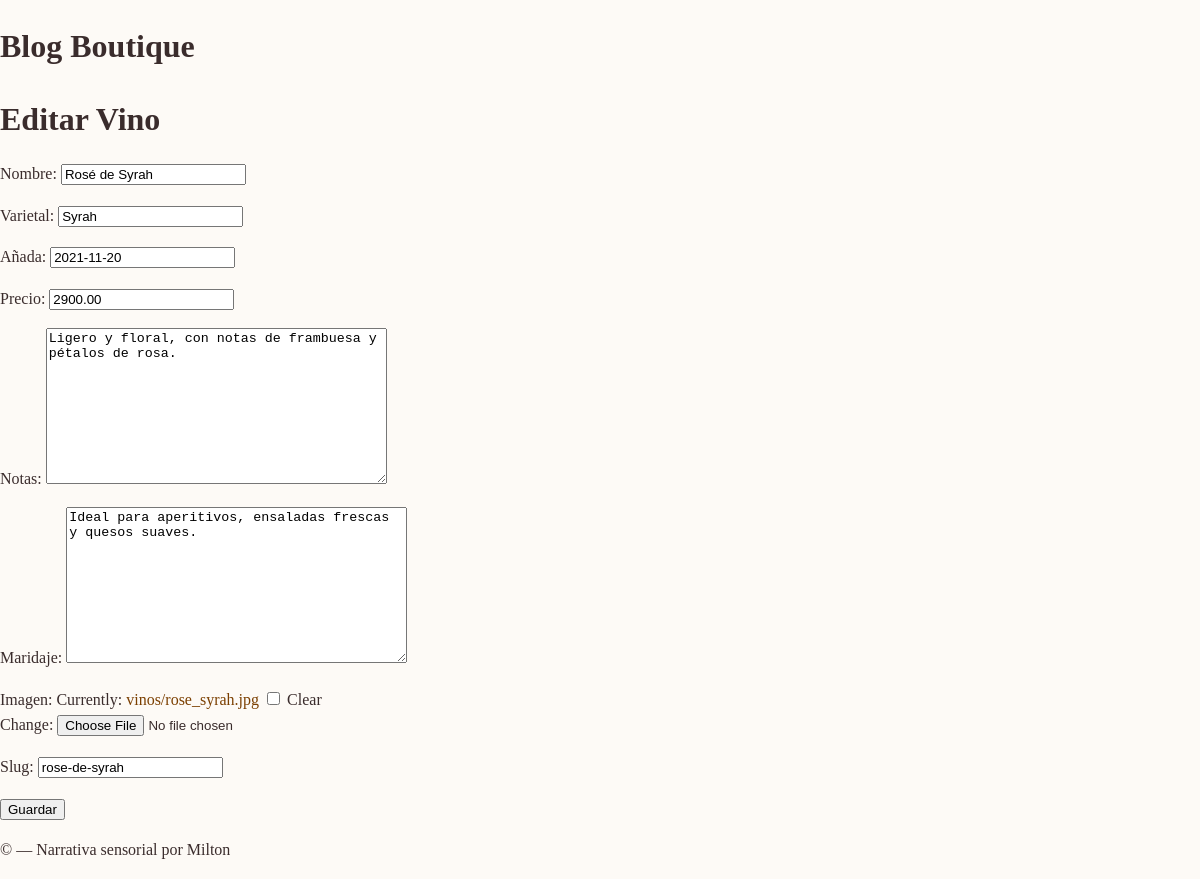
/pages/vinos/update/rose-de-syrah/ (signed in), run on the app's committed database.
### pages/models.py (models this page shows, shortened)
class Vino(models.Model):
    nombre = models.CharField(max_length=100)
    varietal = models.CharField(max_length=100)
    añada = models.DateField()
    precio = models.DecimalField(max_digits=8, decimal_places=2, default=0.00)
    notas = RichTextField()
    maridaje = models.TextField()
    imagen = models.ImageField(upload_to='vinos/', blank=True, null=True)
    slug = models.SlugField(unique=True)

### pages/views.py (the view)
# urls.py: path('vinos/update/<slug:slug>/', VinoUpdateView.as_view(), name='vino_update'),
class VinoUpdateView(LoginRequiredMixin, UpdateView):
    model = Vino
    fields = ['nombre', 'varietal', 'añada', 'precio', 'notas', 'maridaje', 'imagen', 'slug']
    template_name = 'pages/vino_form.html'
    success_url = reverse_lazy('pages:vino_list')
    extra_context = {
        'title': 'Editar Vino',
        'show_navbar': False
    }

### messenger/context_processors.py (called while the page is built)
def mensajes_no_leidos(request):
    if request.user.is_authenticated:
        count = Message.objects.filter(recipient=request.user, read=False).count()
        return {'mensajes_no_leidos': count}
    return {}

### pages/templates/pages/vino_form.html (shortened to what this page needs)
{% extends 'base.html' %}
{% block content %}
  <h1>{% if form.instance.pk %}Editar{% else %}Crear{% endif %} Vino</h1>
  <form method="post" enctype="multipart/form-data">
    {{ form.as_p }}
    <button type="submit">Guardar</button>
  </form>
{% endblock %}

### static/css/boutique.css (style rules this page uses)
body { font-family: 'Georgia', serif; background-color: #fdfdfd; color: #2c2c2c; line-height: 1.6; }

### static/pages/css/pages.css (style rules this page uses)
body { font-family: 'Cormorant Garamond', serif; background-color: #fdfaf6; color: #3a2c2c; margin: 0; padding: 0; }
h1, h2 { font-weight: 600; margin-bottom: 0.5em; }
a { text-decoration: none; color: #7b3f00; transition: color 0.3s ease; }

### data on the page
Vino: nombre "Rosé de Syrah", varietal "Syrah", añada "2021-11-20", precio "2900.00", notas "Ligero y floral, con notas de frambuesa y pétalos de rosa.", maridaje "Ideal para aperitivos, ensaladas frescas y quesos suaves.", slug "rose-de-syrah"
